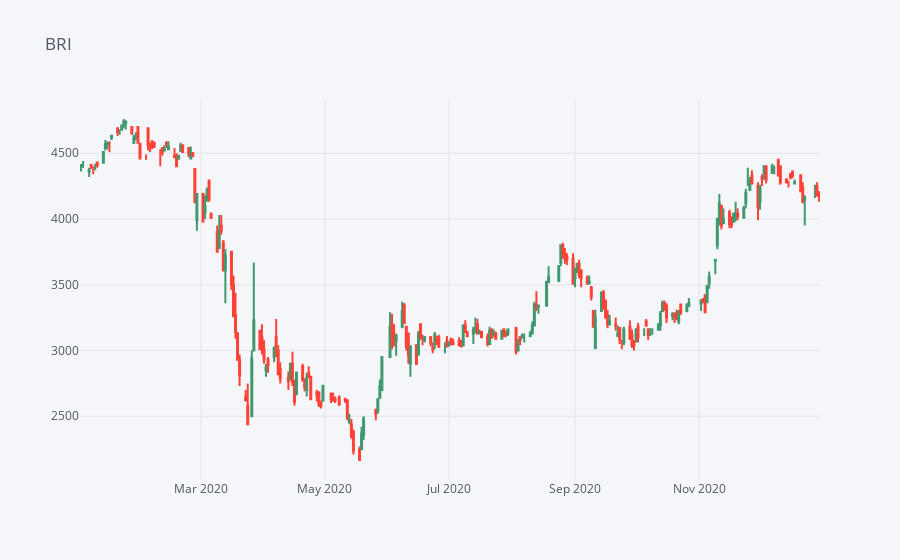

Notebook code cell kept with this figure:
### Code cell
BBRI[['Open', 'High', 'Low', 'Close']].loc[startdate:enddate].iplot(kind='candle',title='BRI')

### Figure 1 — Plotly figure (JSON) as saved in the notebook; plotly's stock layout.template omitted (floating-point values rounded to 4 significant figures; data arrays with more than 128 entries replaced by an {"elided": "..."} marker saying what was removed)
{"data": [{"close": {"elided": "242 int values"}, "high": {"elided": "242 int values"}, "low": {"elided": "242 int values"}, "open": {"elided": "242 int values"}, "showlegend": false, "type": "candlestick", "x": {"elided": "242 str values"}, "yaxis": "y2"}], "layout": {"legend": {"bgcolor": "#F5F6F9", "font": {"color": "#4D5663"}}, "paper_bgcolor": "#F5F6F9", "plot_bgcolor": "#F5F6F9", "title": {"font": {"color": "#4D5663"}, "text": "BRI"}, "xaxis": {"gridcolor": "#E1E5ED", "rangeslider": {"visible": false}, "showgrid": true, "tickfont": {"color": "#4D5663"}, "title": {"font": {"color": "#4D5663"}, "text": ""}, "zerolinecolor": "#E1E5ED"}, "yaxis": {"gridcolor": "#E1E5ED", "showgrid": true, "showticklabels": false, "tickfont": {"color": "#4D5663"}, "title": {"font": {"color": "#4D5663"}, "text": ""}, "zerolinecolor": "#E1E5ED"}, "yaxis2": {"gridcolor": "#E1E5ED", "showgrid": true, "tickfont": {"color": "#4D5663"}, "title": {"font": {"color": "#4D5663"}, "text": ""}, "zerolinecolor": "#E1E5ED"}}}
